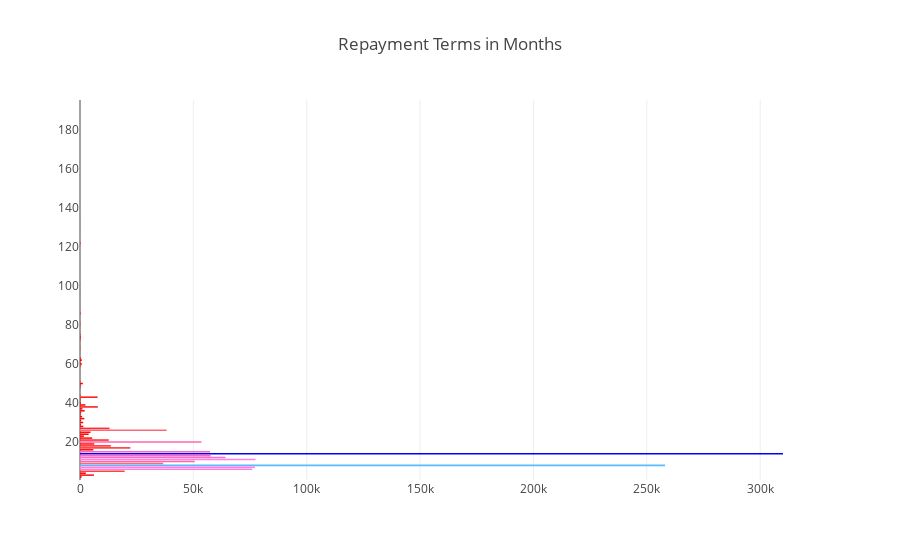

The notebook cell this image was saved under:
### Markdown cell above
Now we will see the distribution of Repayment Terms

### Code cell
repayment_terms_srs = kiva_loans_df['term_in_months'].value_counts()
trace = go.Bar(
    y=repayment_terms_srs.index,
    x=repayment_terms_srs.values,
    orientation = 'h',
    marker=dict(
        color=repayment_terms_srs.values,
        colorscale = 'Picnic',
        reversescale = True
    ),
)

layout = go.Layout(
    title='Repayment Terms in Months',
    )
data = [trace]
fig = go.Figure(data=data, layout=layout)
py.iplot(fig, filename="RepaymentIntervals")

### Figure 1 — Plotly figure (JSON) as saved in the notebook; plotly's stock layout.template omitted (floating-point values rounded to 4 significant figures; data arrays with more than 128 entries replaced by an {"elided": "..."} marker saying what was removed)
{"data": [{"marker": {"color": {"elided": "151 int values"}, "colorscale": "Picnic", "reversescale": true}, "orientation": "h", "type": "bar", "x": {"elided": "151 int values"}, "y": {"elided": "151 int values"}}], "layout": {"title": "Repayment Terms in Months"}}
